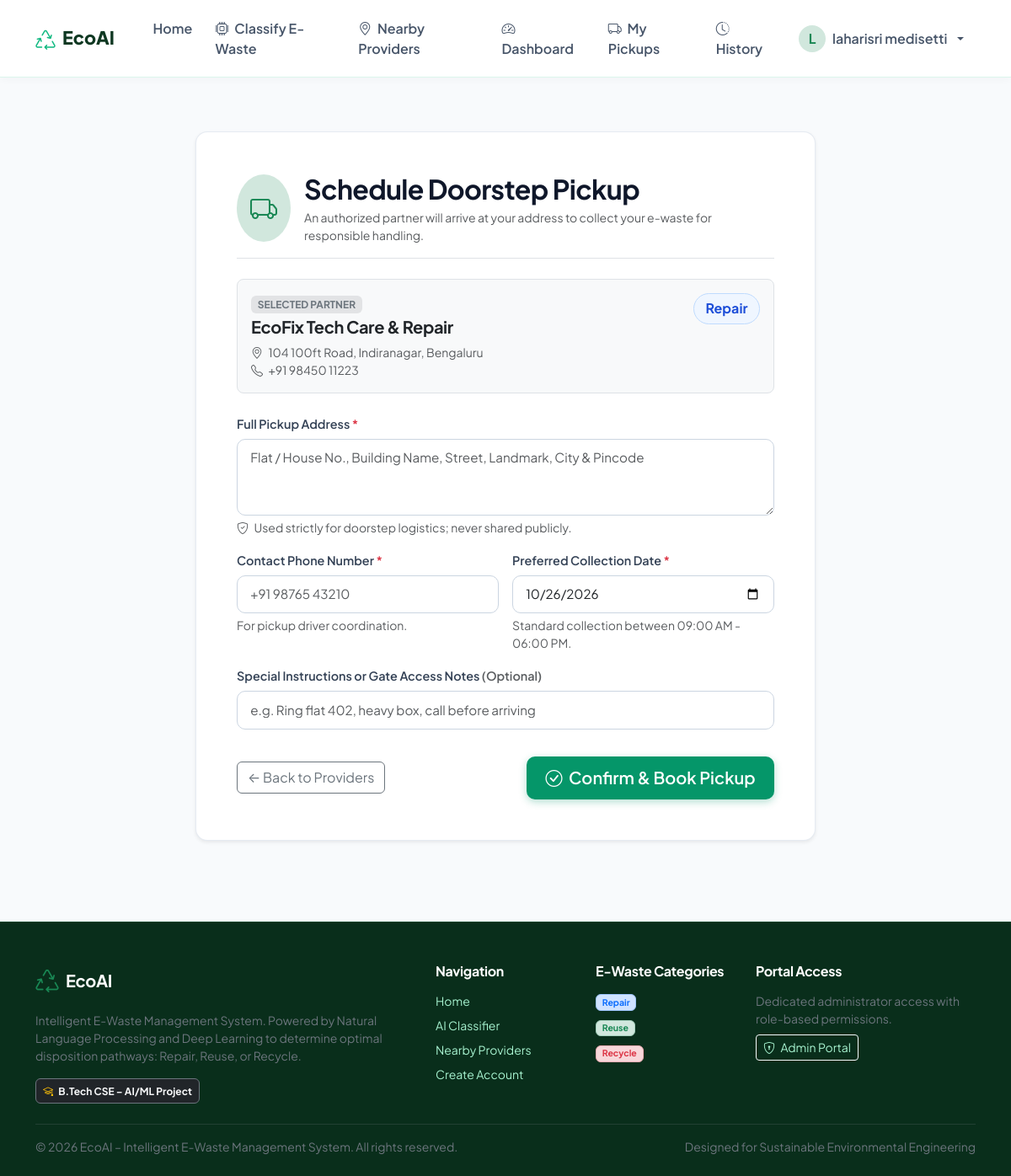
The app's page /pickup/request/1 (signed in) with its own data.
### tables this page shows
CREATE TABLE service_providers (
    id INTEGER PRIMARY KEY AUTOINCREMENT,
    name TEXT NOT NULL,
    category_id INTEGER NOT NULL,
    phone TEXT NOT NULL,
    email TEXT,
    address TEXT NOT NULL,
    city TEXT NOT NULL,
    latitude REAL NOT NULL,
    longitude REAL NOT NULL,
    offers_pickup INTEGER NOT NULL DEFAULT 1, -- 1 = yes, 0 = no
    is_active INTEGER NOT NULL DEFAULT 1, -- 1 = active, 0 = inactive
    verification_status TEXT NOT NULL DEFAULT 'Demo / Sample', -- 'Verified' or 'Demo / Sample'
    created_at TIMESTAMP DEFAULT CURRENT_TIMESTAMP,
    FOREIGN KEY (category_id) REFERENCES categories (id) ON DELETE RESTRICT
);

CREATE TABLE categories (
    id INTEGER PRIMARY KEY AUTOINCREMENT,
    category_name TEXT NOT NULL UNIQUE, -- 'Repair', 'Reuse', 'Recycle'
    description TEXT NOT NULL,
    badge_color TEXT NOT NULL DEFAULT 'success',
    icon TEXT NOT NULL DEFAULT 'bi-cpu'
);

### app.py (the view)
    @app.route('/pickup/request/<int:provider_id>')
    @login_required
    def request_pickup(provider_id):
        provider = query_db("""
            SELECT p.id, p.name, p.category_id, p.phone, p.email, p.address, p.city, p.offers_pickup,
                   c.category_name, c.badge_color, c.icon
            FROM service_providers p
            JOIN categories c ON p.category_id = c.id
            WHERE p.id = ?
        """, (provider_id,), one=True)
        if not provider:
            flash('Selected service provider was not found.', 'danger')
            return redirect(url_for('providers'))
        if not provider['offers_pickup']:
            flash('This provider does not offer doorstep collection. Please visit their facility for in-person drop-off.', 'warning')
            return redirect(url_for('providers'))
        prediction_id = request.args.get('prediction_id')
        prediction = None
        if prediction_id and prediction_id.isdigit():
            prediction = query_db(
                "SELECT id, input_text, predicted_category_id FROM predictions WHERE id = ? AND user_id = ?",
                (int(prediction_id), session['user_id']), one=True
            )
        min_date = date.today().strftime('%Y-%m-%d')
        return render_template('pickup_request.html', provider=provider, prediction=prediction, min_date=min_date)

### database/db.py (called while the page is built)
def get_db_path():
    if current_app:
        return current_app.config.get('DATABASE', Config.DATABASE)
    return Config.DATABASE

def get_db(db_path=None):
    target_path = db_path or get_db_path()
    os.makedirs(os.path.dirname(os.path.abspath(target_path)), exist_ok=True)
    if current_app:
        if 'db' not in g or g.get('db_path') != target_path:
            g.db = sqlite3.connect(target_path, detect_types=sqlite3.PARSE_DECLTYPES)
            g.db.row_factory = sqlite3.Row
            g.db.execute("PRAGMA foreign_keys = ON;")
            g.db_path = target_path
        return g.db
    else:
        conn = sqlite3.connect(target_path, detect_types=sqlite3.PARSE_DECLTYPES)
        conn.row_factory = sqlite3.Row
        conn.execute("PRAGMA foreign_keys = ON;")
        return conn

def query_db(query, args=(), one=False, db_path=None):
    conn = get_db(db_path)
    cur = conn.cursor()
    cur.execute(query, args)
    rv = cur.fetchall()
    cur.close()
    if not current_app and db_path:
        conn.close()
    if rv:
        return (dict(rv[0])) if one else [dict(row) for row in rv]
    return None if one else []

### templates/pickup_request.html (shortened to what this page needs)
{% extends "base.html" %}
{% block content %}
<div class="container py-5">
    <div class="row justify-content-center">
        <div class="col-lg-8">
            <div class="eco-card p-4 p-md-5 shadow-sm">
                <div class="d-flex align-items-center gap-3 mb-4 pb-3 border-bottom">
                    <div class="p-3 rounded-circle bg-success-subtle text-success">
                        <i class="bi bi-truck fs-2"></i>
                    </div>
                    <div>
                        <h2 class="fw-bold mb-1">Schedule Doorstep Pickup</h2>
                        <p class="text-muted mb-0 small">
                            An authorized partner will arrive at your address to collect your e-waste for responsible handling.
                        </p>
                    </div>
                </div>
                <div class="p-3 rounded-3 bg-light border mb-4">
                    <div class="d-flex justify-content-between align-items-start mb-2">
                        <div>
                            <span class="badge bg-secondary-subtle text-secondary small text-uppercase fw-bold">Selected Partner</span>
                            <h5 class="fw-bold text-dark mt-1 mb-0">{{ provider.name }}</h5>
                        </div>
                        <span class="badge-cat-{{ provider.category_name|lower }}">
                            {{ provider.category_name }}
                        </span>
                    </div>
                    <div class="small text-muted">
                        <div><i class="bi bi-geo-alt me-1"></i> {{ provider.address }}, {{ provider.city }}</div>
                        <div><i class="bi bi-telephone me-1"></i> {{ provider.phone }}</div>
                    </div>
                </div>
                <form method="POST" action="{{ url_for('submit_pickup_request') }}">
                    <div class="mb-3">
                        <label for="address" class="form-label">
                            Full Pickup Address <span class="text-danger">*</span>
                        </label>
                        <textarea class="form-control" id="address" name="address" rows="3" placeholder="Flat / House No., Building Name, Street, Landmark, City & Pincode" required>{{ request.form.get('address', '') }}</textarea>
                        <div class="form-text small text-muted">
                            <i class="bi bi-shield-check me-1"></i> Used strictly for doorstep logistics; never shared publicly.
                        </div>
                    </div>
                    <div class="row g-3 mb-3">
                        <div class="col-md-6">
                            <label for="phone" class="form-label">
                                Contact Phone Number <span class="text-danger">*</span>
                            </label>
                            <input type="tel" class="form-control" id="phone" name="phone" placeholder="+91 98765 43210" required value="{{ request.form.get('phone', '') }}">
                            <div class="form-text small text-muted">For pickup driver coordination.</div>
                        </div>
                        <div class="col-md-6">
                            <label for="preferred_date" class="form-label">
                                Preferred Collection Date <span class="text-danger">*</span>
                            </label>
                            <input type="date" class="form-control" id="preferred_date" name="preferred_date" min="{{ min_date }}" required value="{{ request.form.get('preferred_date', min_date) }}">
                            <div class="form-text small text-muted">Standard collection between 09:00 AM - 06:00 PM.</div>
                        </div>
                    </div>
                    <div class="mb-4">
                        <label for="instructions" class="form-label">
                            Special Instructions or Gate Access Notes <span class="text-muted">(Optional)</span>
                        </label>
                        <input type="text" class="form-control" id="instructions" name="instructions" placeholder="e.g. Ring flat 402, heavy box, call before arriving" value="{{ request.form.get('instructions', '') }}">
                    </div>
                    <div class="d-flex justify-content-between align-items-center pt-2">
                        <a href="{{ url_for('providers') }}" class="btn btn-outline-secondary">
                            &larr; Back to Providers
                        </a>
                        <button type="submit" class="btn btn-eco-primary btn-lg">
                            <i class="bi bi-check-circle me-1"></i> Confirm & Book Pickup
                        </button>
                    </div>
                </form>
            </div>
        </div>
    </div>
</div>
{% endblock %}

### static/css/style.css (style rules this page uses)
:root { --eco-forest-dark: #0f3822; --eco-forest: #165b37; --eco-emerald: #10b981; --eco-emerald-dark: #059669; --eco-sage-light: #ecfdf5; --eco-sage-border: #a7f3d0; --eco-slate: #0f172a; --eco-muted: #64748b; --eco-bg: #f8fafc; --eco-card-bg: #ffffff; --eco-shadow-sm: 0 2px 4px rgba(15, 23, 42, 0.05); --eco-shadow-md: 0 4px 14px rgba(22, 91, 55, 0.08); --eco-shadow-lg: 0 10px 25px rgba(22, 91, 55, 0.12); --eco-radius: 14px; }
body { font-family: 'Plus Jakarta Sans', -apple-system, BlinkMacSystemFont, 'Segoe UI', Roboto, Helvetica, Arial, sans-serif; background-color: var(--eco-bg); color: #1e293b; min-height: 100vh; display: flex; flex-direction: column; }
h1, h2, h3, h4, h5, h6 { font-weight: 700; color: var(--eco-slate); letter-spacing: -0.02em; }
a { text-decoration: none; transition: all 0.2s ease-in-out; }
.btn-eco-primary { background: var(--eco-emerald-dark); color: #ffffff; font-weight: 600; border: none; padding: 0.65rem 1.4rem; border-radius: 10px; box-shadow: 0 3px 10px rgba(5, 150, 105, 0.3); transition: all 0.25s ease; }
.eco-card { background: var(--eco-card-bg); border: 1px solid rgba(226, 232, 240, 0.85); border-radius: var(--eco-radius); box-shadow: var(--eco-shadow-sm); transition: transform 0.25s ease, box-shadow 0.25s ease; overflow: hidden; }
.badge-cat-repair { background-color: #eff6ff; color: #1d4ed8; border: 1px solid #bfdbfe; font-weight: 700; padding: 0.35rem 0.85rem; border-radius: 50px; }
.form-control, .form-select { border-radius: 10px; padding: 0.65rem 0.95rem; border: 1.5px solid #cbd5e1; font-size: 0.95rem; transition: border-color 0.2s ease, box-shadow 0.2s ease; }
.form-label { font-weight: 600; color: #334155; margin-bottom: 0.4rem; font-size: 0.9rem; }

### records on screen
service_providers: name "EcoFix Tech Care & Repair", address "104 100ft Road, Indiranagar", city "Bengaluru", phone "+91 98450 11223"
categories: category_name "Repair"

### other values on screen
{{ session.get('user_name', 'U')[0]|upper }} "L"
{{ session.get('user_name') }} "laharisri medisetti"
